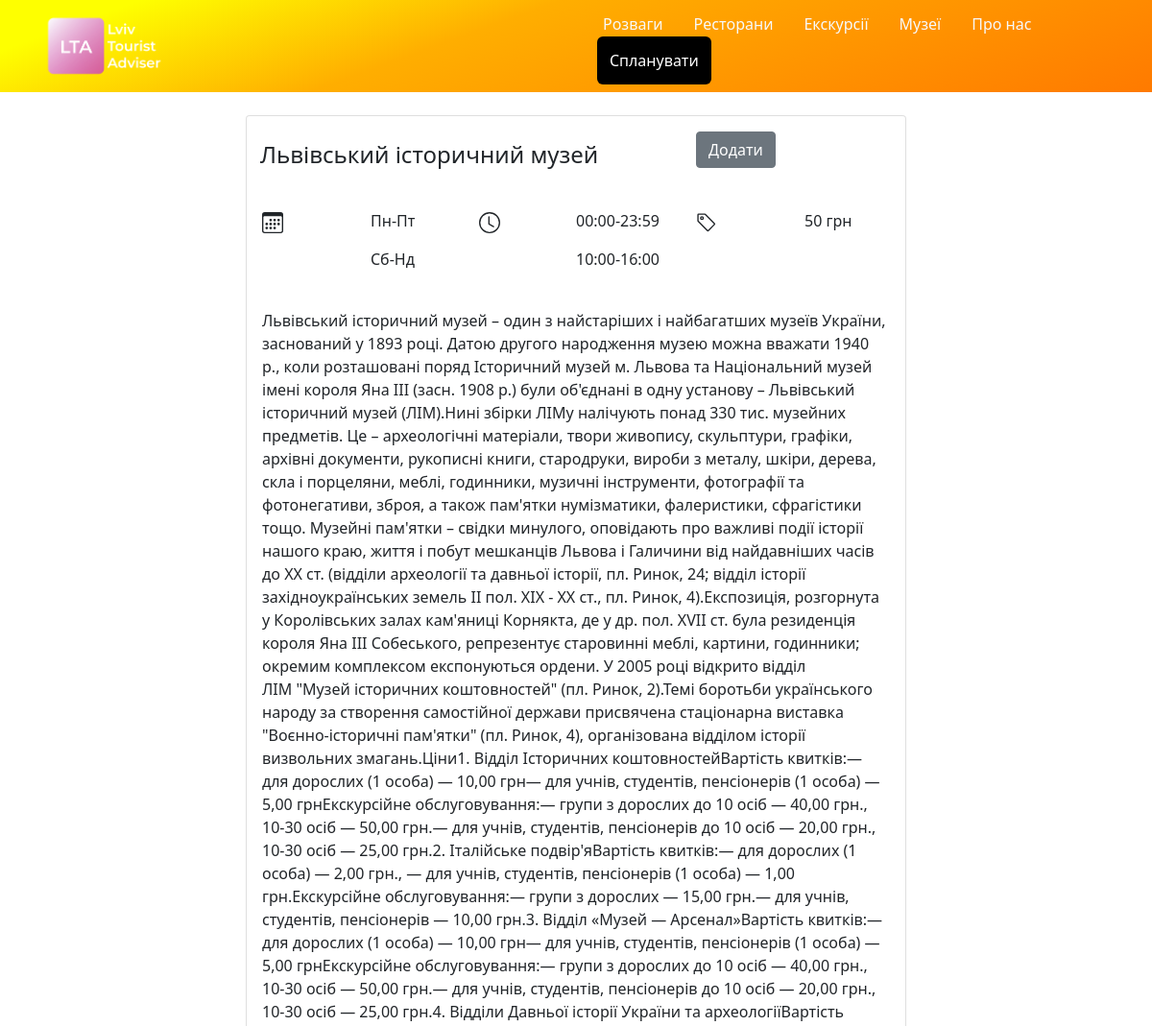
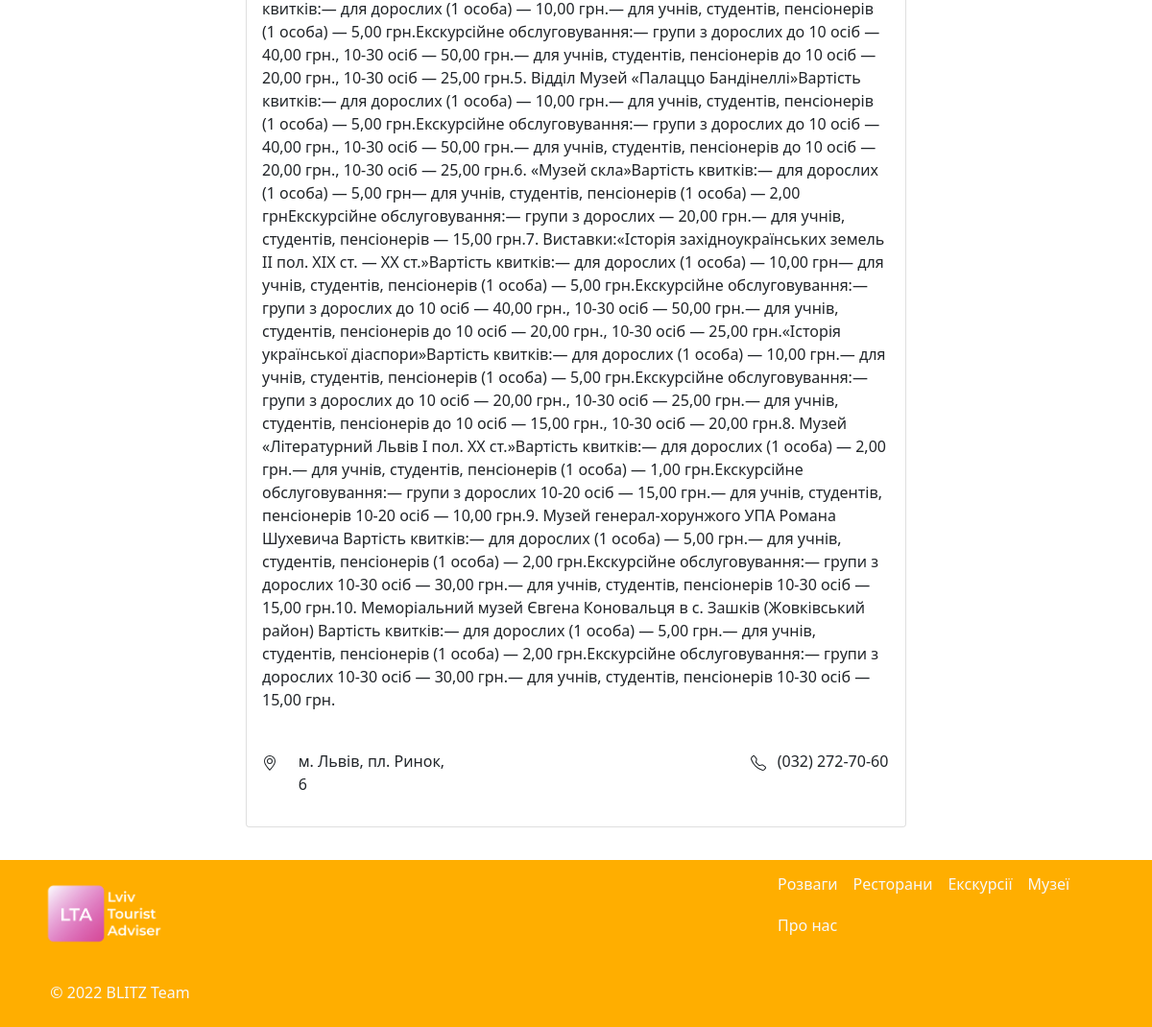
Page /museums/3 on the earlier database version (2 pictures, top to bottom).
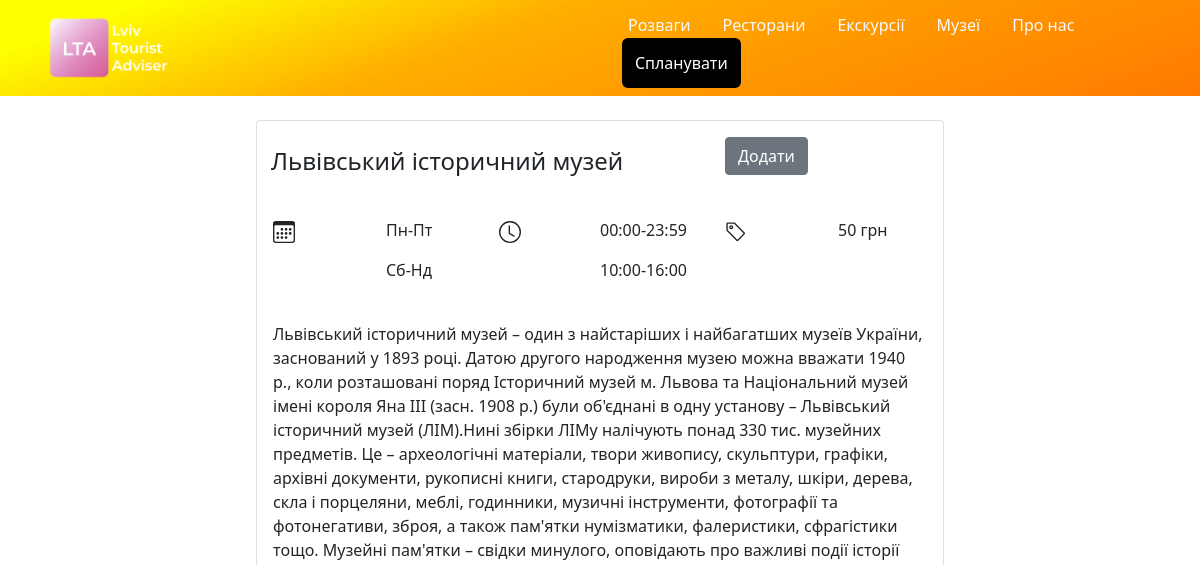
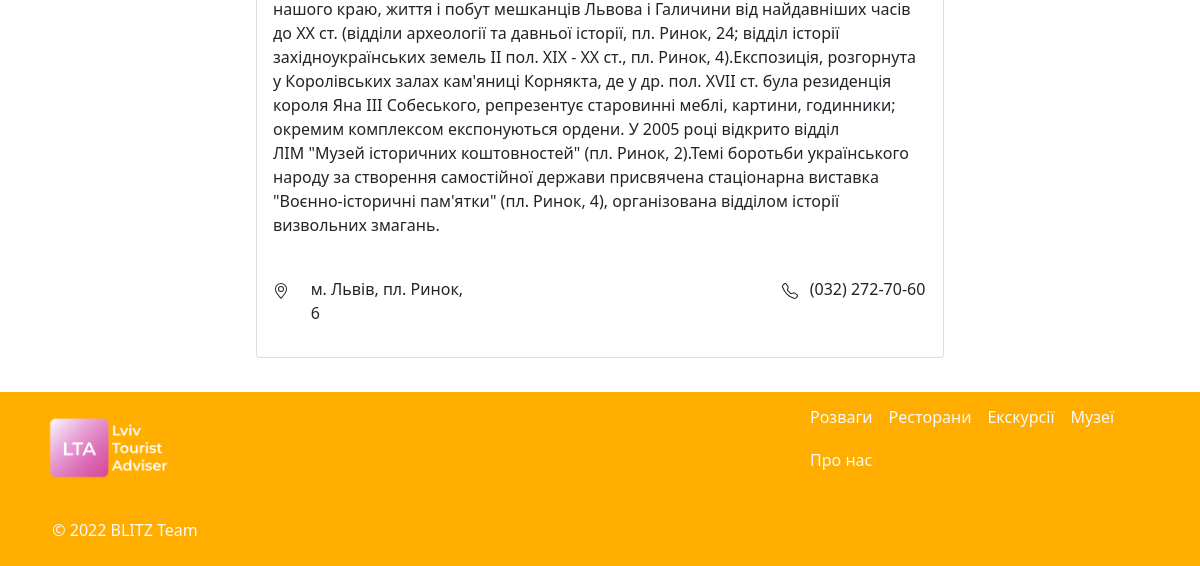
Same page on the later database version (2 pictures, top to bottom).
### museums/models.py (models this page shows, shortened)
class Museums(models.Model):
    name = models.CharField(max_length=100)
    address = models.CharField(max_length=150)
    price = models.IntegerField()
    img_url = models.CharField(max_length=200)
    start_work_hour = models.CharField(max_length=10)
    end_work_hour = models.CharField(max_length=10)
    description = models.TextField()
    rating = models.DecimalField(max_digits=3, decimal_places=1)
    phone_number = models.CharField(max_length=80)
    category = models.IntegerField(null=True)

### museums/views.py (the view)
# urls.py: path('<int:id_museum>', views.museum_id),
def museum_id(request, id_museum):
    museum = Museums.objects.get(id=id_museum)
    data = {
        'museum': museum
    }
    return render(request, 'museums/item.html', data)

### museums/views.py (called while the page is built)
@register.filter
def get_img(museum):
    return f'/static/museums/photos/{museum.id}.jpg'

### museums/templates/museums/item.html (shortened to what this page needs)
{% extends "main/base.html" %}
{% load static %}
{% block content %}
      <div class="row">
        <div class="col-2">
        </div>
        <div class="col-8">
          <div class="container-fluid">
            <div class="row">
              <div class="col-12">
                <div class="card mb-4 box-shadow">
                  <div class='row'>
                    <div class="col-12">
                      <div class="card-body">
                        <div class="row">
                          <div class="col-8" style="padding:10px;">
                            <h4>{{ museum.name }}</h4>
                          </div>
                          <div class="col-4" style="float:right;">
                            <button type="button" class="btn btn-secondary add">
                              <p style="margin-bottom:0px;" id="{{ museum.id }}">Додати</p>
                            </button>
                          </div>
                        </div>
                        <br>
                          <div class="row">
                            <div class="col-4">
                              <div class="row">
                                <div class="col-6">
                                </div>
                                <div class="col-6">
                                  <p style="text-align:left;">Пн-Пт</p>
                                  <p style="text-align:left;">Сб-Нд</p>
                                </div>
                              </div>
                            </div>
                            <div class="col-4">
                              <div class="row">
                                <div class="col-6">
                                  <svg xmlns="http://www.w3.org/2000/svg" width="22" height="22" fill="currentColor" class="bi bi-clock" viewBox="0 0 16 16">
                                    <path d="M8 3.5a.5.5 0 0 0-1 0V9a.5.5 0 0 0 .252.434l3.5 2a.5.5 0 0 0 .496-.868L8 8.71V3.5z"/>
                                    <path d="M8 16A8 8 0 1 0 8 0a8 8 0 0 0 0 16zm7-8A7 7 0 1 1 1 8a7 7 0 0 1 14 0z"/>
                                  </svg>
                                </div>
                                <div class="col-6" style='padding:0;'>
                                  <p style="text-align:left;">{{museum.start_work_hour}}-{{museum.end_work_hour}}</p>
                                  <p style="text-align:left;">10:00-16:00</p>
                                </div>
                              </div>
                            </div>
                            <div class="col-4">
                              <div class="row">
                                <div class="col-6">
                                </div>
                                <div class="col-6">
                                  <p style="text-align:left;">{{museum.price}} грн</p>
                                </div>
                              </div>
                            </div>
                          </div>
                          <br>
                          <p>{{ museum.description }}</p>
                          <br>
                          <div class="row">
                            <div class="col-4" style="text-align:left;">
                              <div class="row">
                                <div class="col-2">
                                </div>
                                <div class="col-10">
                                  <p>{{museum.address}}</p>
                                </div>
                              </div>
                            </div>
                            <div class="col-5"></div>
                            <div class="col-3" style="text-align:left;">
                              <div class="row">
                                <div class="col-2">
                                </div>
                                <div class="col-10">
                                  <p>{{museum.phone_number}}</p>
                                </div>
                              </div>
                            </div>
                          </div>
                      </div>
                    </div>
                  </div>
                </div>
              </div>
            </div>
          </div>
        </div>
      </div>
</html>
{% endblock %}

### main/templates/main/base.html (shortened to what this page needs)
<!DOCTYPE html>
{% load static %}
<html lang="en">
<head>
    <link href="https://cdn.jsdelivr.net/npm/bootstrap@5.1.3/dist/css/bootstrap.min.css" rel="stylesheet">
    <link rel="stylesheet" href="https://code.jquery.com/mobile/1.4.5/jquery.mobile-1.4.5.min.css">
</head>
<body>
<div>
  <div class="container-fluid fixed-top" style='background: rgb(254,255,0);
background: linear-gradient(160deg, rgba(254,255,0,1) 10%, rgba(255,174,0,1) 40%, rgba(255,122,0,1) 100%);'>
    <header>
        <div class="container">
            <div class="row">
                <div class="col-6">
                    <div class="col-1">
                        <a href="/" class="d-flex align-items-center mb-3 mb-md-0 me-md-auto text-dark text-decoration-none">
                        <span class="fs-4"><img width="200" src="{% static 'main/LTA_logo.png' %}" alt=""></span>
                        </a>
                    </div>
                </div>
                <div class="col-6" style="display:flex;align-items:center;justify-content:flex-end;">
                    <ul class="nav nav-pills, underline" style="float:right;margin-left:0px;">
                        <li class="nav-item"><a href="#" class="nav-link text-light"><h6>Розваги</h6></a></li>
                        <li class="nav-item"><a href="#" class="nav-link text-light"><h6>Ресторани</h6></a></li>
                        <li class="nav-item"><a href="#" class="nav-link text-light"><h6>Екскурсії</h6></a></li>
                        <li class="nav-item"><a href="{% url 'museums' %}" class="nav-link text-light"><h6>Музеї</h6></a></li>
                        <li class="nav-item"><a href="#" class="nav-link text-light"><h6>Про нас</h6></a></li>
                        <li style="margin-left:10px;">
                            <div class="col-12">
                                <a href="{% url 'checkout' %}" class="plan_a" style="text-decoration:none;">
                                    <div class="plan_div">
    	                                <p style="color:#fff;margin:0px;font-size:16px;">Спланувати</p>
                                    </div>
                                </a>
                            </div>
                        </li>
                    </ul>
                </div>
            </div>
        </div>
    </header>
  </div>
  <div class="container" style="margin-top:120px;">
  {% block content %}
  {% endblock %}
  <div class="container-fluid" style='background: #ffae00;margin-top:10px;'>
    <footer class="py-2">
        <div class="container">
            <div class="row">
                <div class="col-8">
                    <div class="col-1">
                        <a href="/" class="d-flex align-items-center mb-3 mb-md-0 me-md-auto text-dark text-decoration-none">
                        <span class="fs-4"><img width="200" src="{% static 'main/LTA_logo.png' %}" alt=""></span>
                        </a>
                    </div>
                </div>
                <div class="col-4">
                    <ul class="nav justify-content-right pb-3 mb-3" style="float:right;">
                        <li class="nav-item"><a href="#" class="nav-link px-2 text-light"><h6>Розваги</h6></a></li>
                        <li class="nav-item"><a href="#" class="nav-link px-2 text-light"><h6>Ресторани</h6></a></li>
                        <li class="nav-item"><a href="#" class="nav-link px-2 text-light"><h6>Екскурсії</h6></a></li>
                        <li class="nav-item"><a href="#" class="nav-link px-2 text-light"><h6>Музеї</h6></a></li>
                        <li class="nav-item"><a href="#" class="nav-link px-2 text-light"><h6>Про нас</h6></a></li>
                     </ul>
                </div>
            </div>
            <div class="row">
                <div class="col-2">
                    <p class="text-center text-light">© 2022 BLITZ Team</p>
                </div>
            </div>
        </div>
    </footer>
  </div>
</body>
</html>

### main/templates/main/base.html (style rules this page uses)
.underline li a { border-bottom:none; padding-bottom:0; }
.underline { margin-left:5%; }
.plan_div { background:#000; width:100%; height:100%; text-align:center; border-radius:6px; padding:13px; margin-top:-5px; }

Differences in the rows shown:
changed Museums "Львівський історичний музей": description "…організована відділом історії визвольних змагань.Ціни1. Відділ Історичних коштовностейВартість квитків:— для дорослих (1 особа) — 10,00 грн— для учнів, студентів, пенсіонерів (1 особа) — 5,00 грнЕкскурсійне обслуговування:— групи з дорослих до 10 осіб — 40,00 грн., 10-30 осіб — 50,00 грн.— для учнів, студентів, пенсіонерів до 10 осіб — 20,00 грн., 10-30 осіб — 25,00 грн.2. Італійське подвір'яВартість квитків:— для дорослих (1 особа) — 2,00 грн., — для учнів, студентів, пенсіонерів (1 особа) — 1,00 грн.Екскурсійне обслуговування:— групи з дорослих — 15,00 грн.— для учнів, студентів, пенсіонерів — 10,00 грн.3. Відділ «Музей — Арсенал»Вартість квитків:— для дорослих (1 особа) — 10,00 грн— для…" → "…організована відділом історії визвольних змагань."
